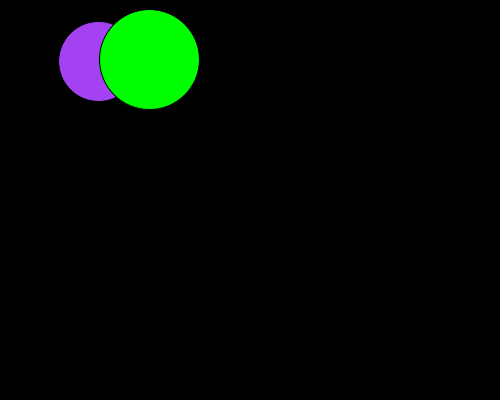
Frame 1 (no input)
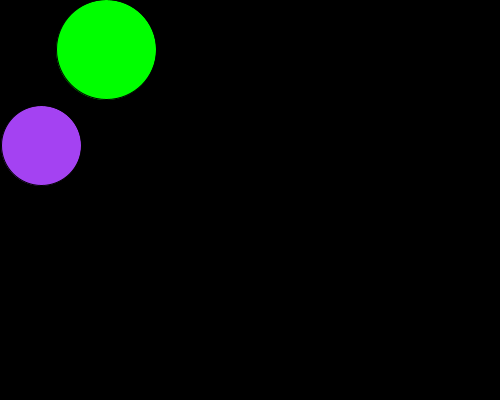
Frame 60 (the mouse pressed at the canvas centre just before this capture)
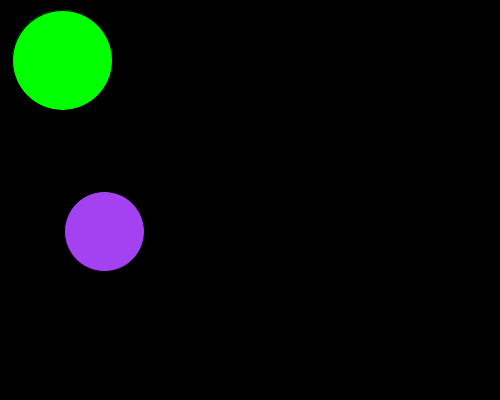
Frame 120 (the mouse held since frame 60 and released just before this capture)

The Processing sketch that drew these frames (run headless with seeded random() and noise(); from frame 60 on, the mouse is pressed at the canvas centre):

// Processing sketch: ballmoving_pde
// ── ballmoving_pde.pde
Ball ball1;
Ball ball2;

void setup(){
  size(500,400);
  ball1 = new Ball(100,60,40, color(random(255), random(255), random(255)));
  ball2 = new Ball(150,60,50, color(0,255,0));
  
}

void draw(){
  background(0);
   ball1.update();
   ball1.display();
   ball2.update();
   ball2.display();
}

class Ball {
  float x, y;
  float vx, vy;
  float radius;
  color col;
  
  Ball (float startX, float startY, float r, color color1){
    x = startX;
    y = startY;
    radius = r;
    col = color1;
    vx = random(-2,2);
    vy = random(-2,2);
}
  
  void update(){
   x  = x + vx;
   y = y + vy;
   if(x - radius < 0 || x + radius > width){
    vx = -vx;
   }
   if(y - radius < 0 || y + radius > height){
     vy = -vy;
   }
  }
  
  void display(){
    fill(col);
    ellipse(x,y,radius*2, radius*2);
  }
}
